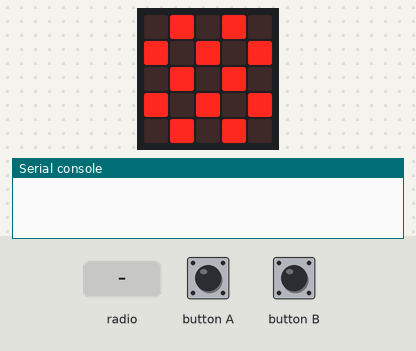
Recording of a program running on a simulated BBC micro:bit (MakeCode). On the bench: the board's 5×5 LED display, the last lines printed to the serial console. The test bench sets the inputs (shaded band). No radio messages arrive unless stated (any console line starting 'radio sent:' is added by the test bench).

Above: at 1.8 s.
1.9 s: button A pressed for 0.15 s
At 2.7 s:
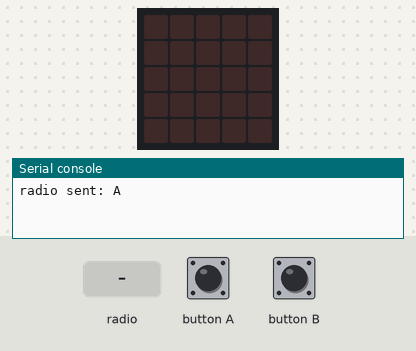
3.5 s: radio message "A" arrives
At 4.4 s:
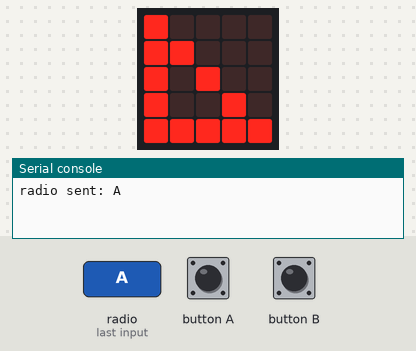
5.0 s: radio message "B" arrives
At 5.5 s:
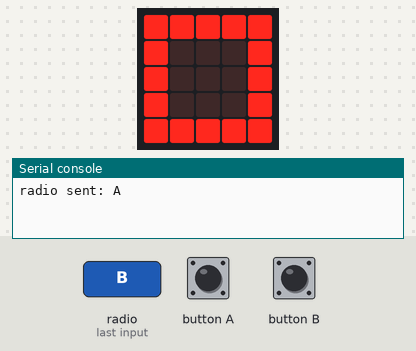
6.5 s: button B pressed for 0.15 s
At 7.4 s:
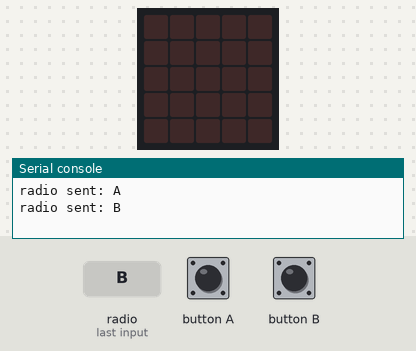
Timing chart, 0 to 9.1 s (numbered marks = the images above; inputs shaded):
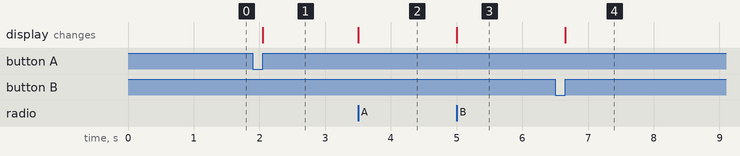

The program:

main.ts
```typescript
input.onButtonPressed(Button.A, function () {
    basic.clearScreen()
    radio.sendString("A")
})
radio.onReceivedString(function (receivedString) {
    basic.clearScreen()
    if (receivedString == "A") {
        basic.showIcon(IconNames.LeftTriangle)
    } else {
        basic.showIcon(IconNames.Square)
    }
})
input.onButtonPressed(Button.B, function () {
    basic.clearScreen()
    radio.sendString("B")
})
radio.setGroup(5)
basic.showIcon(IconNames.Chessboard)
```

test.ts
```typescript
// testes vão aqui; isto não será compilado quando este pacote for usado como uma extensão.
```

Measured:
- after the input at 1.9 s, the display: changes after 0.15 s (image 1)
- after the input at 3.5 s, the display: changes at once (image 2)
- after the input at 5.0 s, the display: changes at once (image 3)
- after the input at 6.5 s, the display: changes after 0.15 s (image 4)
